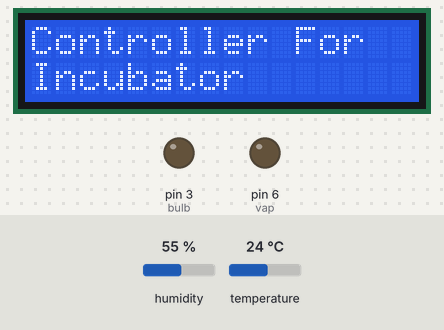
Bench run of a sketch on a simulated Arduino Uno, built with avr-gcc and run on an emulated ATmega328P. On the bench: 16×2 character LCD, output pins drawn as LEDs (lit = HIGH). The test bench sets the inputs (shaded band); at power-on: humidity 55 %, temperature 24 °C. What the sketch prints to the serial monitor is not drawn.

Above: at 1.2 s.
3.4 s: humidity set to 22 %
At 7.6 s:
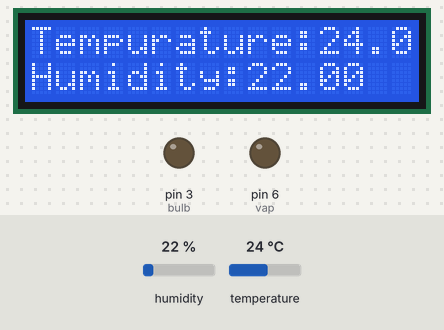
9.6 s: humidity set to 40 %
At 13.9 s:
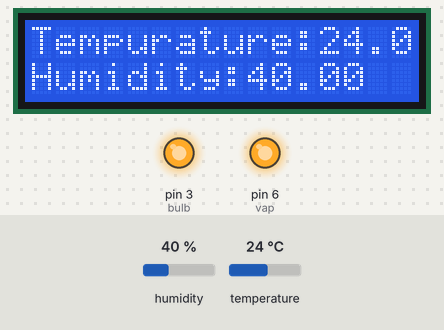
14.3 s: temperature set to 12 °C
At 20.2 s:
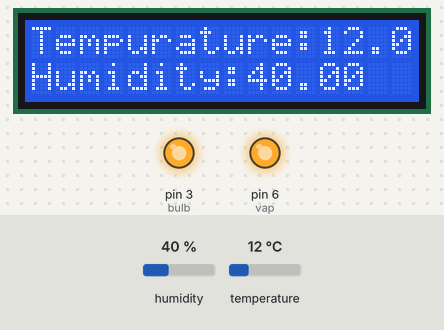
20.5 s: temperature set to 19 °C
At 26.5 s:
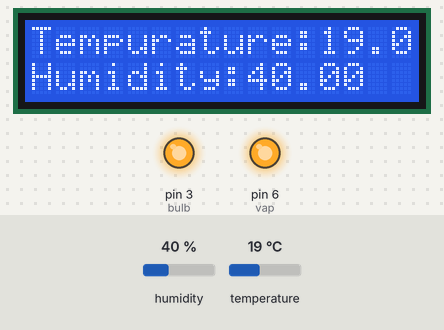
Timing chart, 0 to 27.7 s (numbered marks = the images above; inputs shaded):
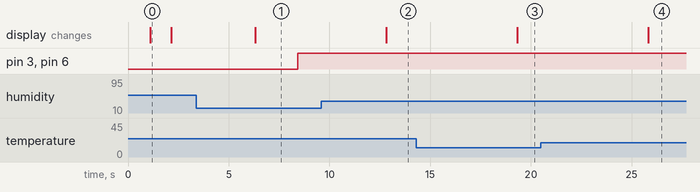

The sketch:

Incubator.ino
```cpp
#include <LiquidCrystal_I2C.h>
#include <LiquidCrystal.h>
#include <DHT.h>

#define DHTPIN 4
#define Type DHT11

int sensePin = 4;
DHT HT(sensePin,Type);
float h;
float t;
float ttemp;
float htemp;
const int ok = A1;
const int UP = A2;
const int DOWN = A3;

const int bulb = 3;
const int vap = 6;

const int rs = 8;
const int en = 9;
const int d4 = 10;
const int d5 = 11;
const int d6 = 12;
const int d7 = 13;

int ack = 0;
int pos = 0;
int sec = 0;
int Min = 0;
int hrs = 0;
float T_threshold_high = 37.5;
float T_threshold_low = 36.5;
int H_threshold_high = 65;
int H_threshold_low = 50;
int SET = 0;
int Direction = 0;
boolean T_condition = true;
boolean H_condition = true;
LiquidCrystal_I2C lcd(0x27, 16, 2);
void setup()
{
  pinMode(ok, INPUT); //A1
  pinMode(UP, INPUT); //A2
  pinMode(DOWN, INPUT); //A3
  pinMode(bulb, OUTPUT);  //3
  pinMode(vap, OUTPUT); //6
  digitalWrite(bulb, LOW);
  digitalWrite(vap, LOW);
  digitalWrite(ok, HIGH);
  digitalWrite(UP, HIGH);
  digitalWrite(DOWN, HIGH);

  lcd.begin();
  Serial.begin(9600);
  HT.begin();
  lcd.clear();
  lcd.setCursor(0, 0);
  lcd.print("Temperature &");
  lcd.setCursor(0, 1);
  lcd.print("Humidity ");
  delay (1000);
  lcd.clear();
  lcd.setCursor(0, 0);
  lcd.print("Controller For");
  lcd.setCursor(0, 1);
  lcd.print("Incubator");
  delay (1000);
  lcd.clear();
  Serial.println("  Temperature and Humidity Controller For Incubator");
}
void loop()
{
    t = HT.readTemperature();
    if(!isnan(t)){
      ttemp = t;
    }
    else{
      Serial.println(ttemp);
    }

    delay(2000);

    h = HT.readHumidity();
    if(!isnan(h)){
      htemp = h;
    }
    else{
    }
    delay(2000);


  ack = 0;
  int chk;
  chk = HT.read(DHTPIN);    // READ DATA

  Serial.print("DHT11, \t");
  Serial.print(t, 1);
  Serial.print(",\t");
  Serial.println(h, 1);
  delay(100);

  if (ack == 0)
  {
    lcd.clear();
    lcd.setCursor(0, 0);
    lcd.print("Tempurature:");
    lcd.print(t);
    lcd.setCursor(0, 1);
    lcd.print("Humidity:");
    lcd.print(h);
    delay(2000);
    if (t >= T_threshold_high)
    {
      delay(100);
      if (t >= T_threshold_high)
      {
        digitalWrite(bulb, LOW);
        digitalWrite(vap, LOW); //i move fan here to
        Serial.println("Light off");
        Serial.println("fan low");
      }
    }
    if (h >= H_threshold_high)
    {
      delay(100);
      if (h >= H_threshold_high)
      {
        //digitalWrite(vap, HIGH);
      }
    }
    if (t < T_threshold_low)
    {
      delay(100);
      if (t < T_threshold_low)
      {
        digitalWrite(bulb, HIGH);
        digitalWrite(vap, HIGH); //i move fan here to check
        Serial.println("Light on");
        Serial.println("fan high");
      }
    }
    if (h < H_threshold_low)
    {
      delay(100);
      if (h < H_threshold_low)
      {
        //digitalWrite(vap, LOW);
      }
    }
  }
  if (ack == 1)
  {
    lcd.clear();
    lcd.setCursor(0, 0);
    lcd.print("No Sensor data.");
    lcd.setCursor(0, 1);
    lcd.print("System Halted.");
    digitalWrite(bulb, LOW);
    digitalWrite(vap, LOW);
  }
  delay(100);
}
```

Measured:
- after the input at 3.4 s, the display: changes after 2.9 s (image 1)
- after the input at 9.6 s, the display: changes after 3.2 s (image 2)
- after the input at 14.3 s, the display: changes after 5.0 s (image 3)
- after the input at 20.5 s, the display: changes after 5.3 s (image 4)
- what the display in image 0 shows lasts 1.0 s, from 1.1 s to 2.1 s
